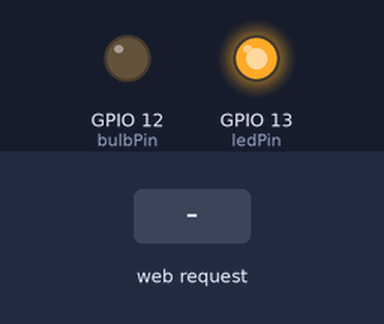
Simulated run of this sketch. Board: ESP8266 (NodeMCU). On the bench: output pins drawn as LEDs (lit = HIGH). The inputs (shaded band) are chosen by the test bench. WiFi joins after 1.5 s; servers stay silent unless stated; what the sketch prints to the serial monitor is not drawn.

Above: at 2.7 s.
2.8 s: HTTP request GET /BULB=ON received
At 3.4 s:
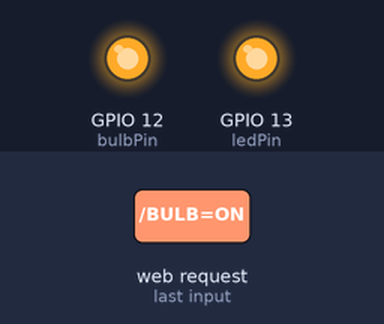
4.3 s: HTTP request GET /BULB=OFF received
At 5.7 s:
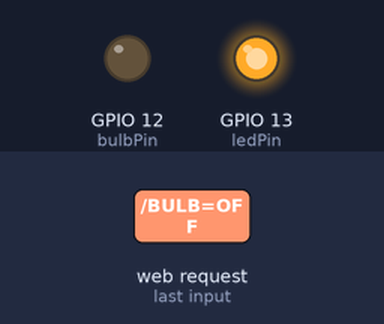
Timing chart, 0 to 7.3 s (numbered marks = the images above; inputs shaded):
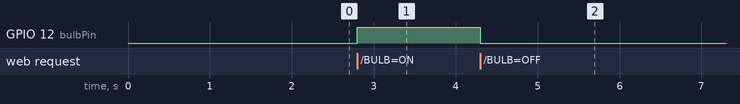

Measured:
- after the input at 2.8 s, GPIO 12 (bulbPin): LOW → HIGH at once
- after the input at 4.3 s, GPIO 12 (bulbPin): HIGH → LOW at once

The sketch:

BulbCode.ino
```cpp
#include <ESP8266WiFi.h>

//Details of the WiFi network to connect
const char* ssid = "Thejan";
const char* password = "thejan9453";

// NETWORK: Static IP details...
IPAddress ip(192, 168, 43, 76);
IPAddress gateway(192, 168, 1, 1);
IPAddress subnet(255, 255, 255, 0);

 // DEFINING WIFI SERVER IN NODE MCU BOARD
WiFiServer server(80);

// PIN NUMBER DEFINING
//////////////////////////////////////////////////////

int bulbPin = 12;   // main light - D6
int ledPin = 13;    // indicator led - D7

/////////////////////////////////////////////////////


void setup() {

  // START SERIAL MONITORING
  Serial.begin(9600);
  delay(10);


  // SETTTING PIN MODES AND WRITING LOW
  pinMode(bulbPin, OUTPUT);
  pinMode(ledPin, OUTPUT);

  digitalWrite(bulbPin, LOW);
  digitalWrite(ledPin, LOW);

  // SERIAL PRINT ABOUT WIFI DETAILS
  Serial.println();

  Serial.print("Connecting to ");
  Serial.println(ssid);

  Serial.println();
  Serial.println();
  Serial.print("Setting static ip to : ");
  Serial.println(ip);


  // CONFIGURING STATIC IP OF THE BOARD
  WiFi.config(ip, gateway, subnet);

  // START WIFI TO CONNECT TO THE DEFINE NETWORK
  WiFi.begin(ssid, password);

  // DELAY AND SERIAL PRINTING WHILE WIFI CONNECTS
  while (WiFi.status() != WL_CONNECTED) {
    delay(500);
    Serial.print(".");
  }
  Serial.println("");
  Serial.println("WiFi connected");

  // STARTING THE SERVER
  server.begin();
  Serial.println("Server started");

  // PRINTING THE IP DETAILS
  Serial.print("Use this URL to connect: ");
  Serial.print("http://");
  Serial.print(WiFi.localIP());
  Serial.println("/");

  // INDICATOR ON FOR SUCCESSFUL STEUP
  digitalWrite(ledPin,HIGH);

}

void loop() {

  // IF WIFI DISCONNETED OFF THE INDICATOR
  if (WiFi.status() != WL_CONNECTED) {
     digitalWrite(ledPin,LOW);
     return;
  }
  if (!(WiFi.status() != WL_CONNECTED)) {
     digitalWrite(ledPin,HIGH);
  }

  // CHECK IF THERE IS A CLIENT CONNECTION. CLIENT REQUEST
  WiFiClient client = server.available();
  if (!client)
  {
    return;
  }

  // WAIT UNTILL CLIENT SENDS A REQUEST
  Serial.println("new client");
  while(!client.available())
  {
    delay(1);
  }

  // READING AND SERIAL PRINTING THE FIRST LINE OF THE REQUEST
  String request = client.readStringUntil('\r');
  Serial.println(request);
  client.flush();

  // COMPARING THE REQUEST
  if(request.indexOf("/BULB=ON") != -1)
  {
    digitalWrite(bulbPin, HIGH);

    // SENDS A SUCCESS RESPONSE TO THE ANDROID APP
    successResponse(client);
  }

  if(request.indexOf("/BULB=OFF") != -1)
  {
    digitalWrite(bulbPin, LOW);

    // SENDS A SUCCESS RESPONSE TO THE ANDROID APP
    successResponse(client);
  }

}

void successResponse(WiFiClient client){
    // SENDING THE CLIENT A EMPTY STRING RESPONSE ON SUCCESSFUL EXECUTION
    client.println("HTTP/1.1 200 OK");
    client.println("Content-Type: text/html");
    client.println("");
    delay(1);
    Serial.println("Client disonnected");
    Serial.println("");
}
```
